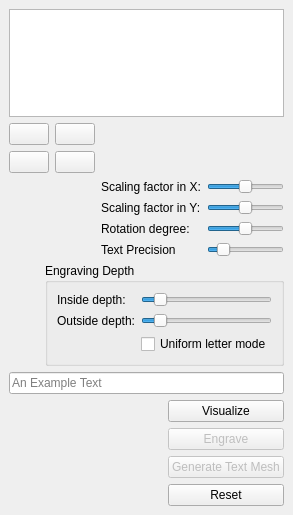
<?xml version="1.0" encoding="UTF-8"?>
<ui version="4.0">
 <class>EngraveWidget</class>
 <widget class="QDockWidget" name="EngraveWidget">
  <property name="geometry">
   <rect>
    <x>0</x>
    <y>0</y>
    <width>293</width>
    <height>515</height>
   </rect>
  </property>
  <property name="windowTitle">
   <string>Engraving</string>
  </property>
  <widget class="QWidget" name="dockWidgetContents">
   <layout class="QGridLayout" name="gridLayout" columnstretch="0">
    <item row="3" column="0">
     <widget class="QLineEdit" name="lineEdit">
      <property name="placeholderText">
       <string>An Example Text</string>
      </property>
     </widget>
    </item>
    <item row="4" column="0">
     <layout class="QHBoxLayout" name="horizontalLayout">
      <item>
       <spacer name="horizontalSpacer">
        <property name="orientation">
         <enum>Qt::Horizontal</enum>
        </property>
        <property name="sizeHint" stdset="0">
         <size>
          <width>40</width>
          <height>20</height>
         </size>
        </property>
       </spacer>
      </item>
      <item>
       <layout class="QVBoxLayout" name="verticalLayout">
        <item>
         <widget class="QPushButton" name="visualizeButton">
          <property name="text">
           <string>Visualize</string>
          </property>
         </widget>
        </item>
        <item>
         <widget class="QPushButton" name="engraveButton">
          <property name="enabled">
           <bool>false</bool>
          </property>
          <property name="text">
           <string>Engrave</string>
          </property>
         </widget>
        </item>
        <item>
         <widget class="QPushButton" name="text_meshButton">
          <property name="enabled">
           <bool>false</bool>
          </property>
          <property name="text">
           <string>Generate Text Mesh</string>
          </property>
         </widget>
        </item>
        <item>
         <widget class="QPushButton" name="reset_button">
          <property name="text">
           <string>Reset</string>
          </property>
         </widget>
        </item>
       </layout>
      </item>
     </layout>
    </item>
    <item row="1" column="0">
     <layout class="QGridLayout" name="gridLayout_2" columnstretch="0,0,0,0">
      <item row="1" column="0">
       <widget class="QPushButton" name="t_up_pushButton">
        <property name="text">
         <string/>
        </property>
        <property name="icon">
         <iconset resource="../../cgallab.qrc">
          <normaloff>:/cgal/icons/resources/up.png</normaloff>:/cgal/icons/resources/up.png</iconset>
        </property>
       </widget>
      </item>
      <item row="5" column="3">
       <widget class="QSlider" name="rot_slider">
        <property name="minimum">
         <number>-179</number>
        </property>
        <property name="maximum">
         <number>179</number>
        </property>
        <property name="orientation">
         <enum>Qt::Horizontal</enum>
        </property>
       </widget>
      </item>
      <item row="0" column="1">
       <widget class="QPushButton" name="t_right_pushButton">
        <property name="text">
         <string/>
        </property>
        <property name="icon">
         <iconset resource="../../cgallab.qrc">
          <normaloff>:/cgal/icons/resources/right_arrow.png</normaloff>:/cgal/icons/resources/right_arrow.png</iconset>
        </property>
       </widget>
      </item>
      <item row="0" column="3">
       <spacer name="horizontalSpacer_2">
        <property name="orientation">
         <enum>Qt::Horizontal</enum>
        </property>
        <property name="sizeHint" stdset="0">
         <size>
          <width>40</width>
          <height>20</height>
         </size>
        </property>
       </spacer>
      </item>
      <item row="1" column="1">
       <widget class="QPushButton" name="t_down_pushButton">
        <property name="text">
         <string/>
        </property>
        <property name="icon">
         <iconset resource="../../cgallab.qrc">
          <normaloff>:/cgal/icons/resources/down.png</normaloff>:/cgal/icons/resources/down.png</iconset>
        </property>
       </widget>
      </item>
      <item row="3" column="2">
       <widget class="QLabel" name="label_2">
        <property name="text">
         <string>Scaling factor in X:</string>
        </property>
       </widget>
      </item>
      <item row="0" column="0">
       <widget class="QPushButton" name="t_left_pushButton">
        <property name="text">
         <string/>
        </property>
        <property name="icon">
         <iconset resource="../../cgallab.qrc">
          <normaloff>:/cgal/icons/resources/left_arrow.png</normaloff>:/cgal/icons/resources/left_arrow.png</iconset>
        </property>
       </widget>
      </item>
      <item row="5" column="2">
       <widget class="QLabel" name="label">
        <property name="text">
         <string>Rotation degree:</string>
        </property>
       </widget>
      </item>
      <item row="3" column="3">
       <widget class="QSlider" name="scalX_slider">
        <property name="maximum">
         <number>2000</number>
        </property>
        <property name="singleStep">
         <number>1</number>
        </property>
        <property name="value">
         <number>1000</number>
        </property>
        <property name="sliderPosition">
         <number>1000</number>
        </property>
        <property name="orientation">
         <enum>Qt::Horizontal</enum>
        </property>
       </widget>
      </item>
      <item row="4" column="3">
       <widget class="QSlider" name="scalY_slider">
        <property name="maximum">
         <number>2000</number>
        </property>
        <property name="pageStep">
         <number>10</number>
        </property>
        <property name="value">
         <number>1000</number>
        </property>
        <property name="orientation">
         <enum>Qt::Horizontal</enum>
        </property>
       </widget>
      </item>
      <item row="4" column="2">
       <widget class="QLabel" name="label_4">
        <property name="text">
         <string>Scaling factor in Y:</string>
        </property>
       </widget>
      </item>
      <item row="6" column="3">
       <widget class="QSlider" name="text_prec_slider">
        <property name="minimum">
         <number>1</number>
        </property>
        <property name="value">
         <number>15</number>
        </property>
        <property name="orientation">
         <enum>Qt::Horizontal</enum>
        </property>
       </widget>
      </item>
      <item row="6" column="2">
       <widget class="QLabel" name="label_5">
        <property name="text">
         <string>Text Precision</string>
        </property>
       </widget>
      </item>
     </layout>
    </item>
    <item row="0" column="0">
     <widget class="QGraphicsView" name="graphicsView"/>
    </item>
    <item row="2" column="0">
     <layout class="QHBoxLayout" name="horizontalLayout_2">
      <item>
       <spacer name="horizontalSpacer_3">
        <property name="orientation">
         <enum>Qt::Horizontal</enum>
        </property>
        <property name="sizeHint" stdset="0">
         <size>
          <width>40</width>
          <height>20</height>
         </size>
        </property>
       </spacer>
      </item>
      <item>
       <widget class="QGroupBox" name="groupBox">
        <property name="title">
         <string>Engraving Depth</string>
        </property>
        <layout class="QGridLayout" name="gridLayout_3">
         <item row="0" column="1">
          <widget class="QSlider" name="bot_slider">
           <property name="maximum">
            <number>10000</number>
           </property>
           <property name="value">
            <number>1000</number>
           </property>
           <property name="orientation">
            <enum>Qt::Horizontal</enum>
           </property>
          </widget>
         </item>
         <item row="1" column="1">
          <widget class="QSlider" name="top_slider">
           <property name="maximum">
            <number>10000</number>
           </property>
           <property name="value">
            <number>1000</number>
           </property>
           <property name="orientation">
            <enum>Qt::Horizontal</enum>
           </property>
          </widget>
         </item>
         <item row="0" column="0">
          <widget class="QLabel" name="label_3">
           <property name="text">
            <string>Inside depth:</string>
           </property>
          </widget>
         </item>
         <item row="1" column="0">
          <widget class="QLabel" name="label_6">
           <property name="text">
            <string>Outside depth:</string>
           </property>
          </widget>
         </item>
         <item row="2" column="1">
          <widget class="QCheckBox" name="letter_checkBox">
           <property name="text">
            <string>Uniform letter mode</string>
           </property>
          </widget>
         </item>
        </layout>
       </widget>
      </item>
     </layout>
    </item>
   </layout>
  </widget>
 </widget>
 <resources>
  <include location="../../cgallab.qrc"/>
  <include location="../../cgallab.qrc"/>
  <include location="../../cgallab.qrc"/>
  <include location="../../cgallab.qrc"/>
 </resources>
 <connections/>
</ui>
